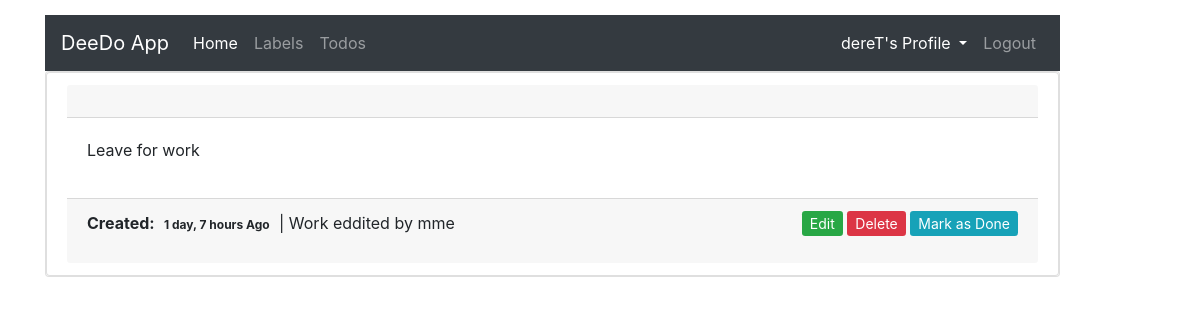
Page /todo/7 (signed in) on the earlier database version.
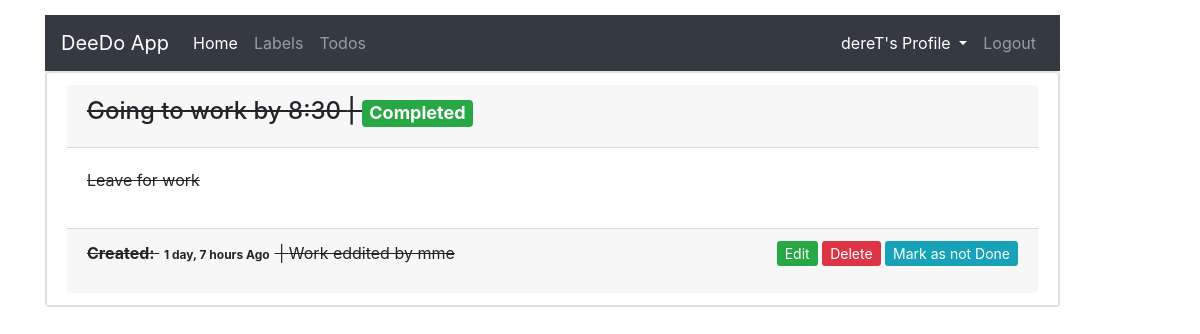
Same page on the later database version.
### todos/models.py (models this page shows, shortened)
class Todo(models.Model):
    title = models.CharField(max_length=100)
    description = models.TextField()
    label = models.ForeignKey(Label, on_delete=models.CASCADE)
    created_on = models.DateTimeField(auto_now_add=True)
    updated_on = models.DateTimeField(auto_now=True)
    status = models.BooleanField(default=False)
    owner = models.ForeignKey(User, on_delete=models.CASCADE, default=1)
    todo_priority = models.ForeignKey(TodoLevel, on_delete=models.CASCADE, default=1)

class Label(models.Model):
    title = models.CharField(max_length=100)
    created_on = models.DateTimeField(auto_now_add=True)
    updated_on = models.DateTimeField(auto_now=True)
    status = models.BooleanField(default=1)
    owner = models.ForeignKey(User, on_delete=models.CASCADE, default=1)
    def __str__(self):
        return self.title

### todos/views.py (the view)
# urls.py: path('todo/<int:pk>', TodoDetail.as_view(), name="todos-detail"),
class TodoDetail(LoginRequiredMixin,DetailView):
    model = Todo
    def get_queryset(self):
        return Todo.objects.filter(owner=self.request.user)

### templates/todos/todo_detail.html (shortened to what this page needs)
{% extends 'base.html' %}
{% block contents %}
  {% if object %}
    <ul class="list-group card">
        <li class="list-group-item">
            <div class="card-header">
                  <h4>
                    {% if object.status %}
                     <strike>{{object.title}}</srike> | <span class="badge badge-success">Completed</span>
                    {% endif %}
                </h4>
            </div>
            <div class="col_md_2_list card-body">
                <p>{{object.description}}</p>
            </div>
            <div class="card-footer">
                <div class="cont_text_date">
                    <p>
                        <span>
                        <b>Created:</b>
                        <span class="badge badge-default">{{object.created_on|timesince}} Ago</span>  |
                        {{object.label}}
                        </span>
                        <span class="float-right">
                            <a href="{% url 'todos-update' object.pk %}" class="btn-success btn-sm">Edit</a>
                            <a href="{% url 'todos-delete' object.pk %}" class="btn-danger btn-sm">Delete</a>
                             {% if object.status %}
                                <a href="{% url 'todos-is-completed' object.pk 0 %}" class="btn-info btn-sm">Mark as not Done</a>
                            {% else %}
                                 <a href="{% url 'todos-is-completed' object.pk 1 %}" class="btn-info btn-sm">Mark as  Done</a>
                            {% endif %}
                        </span>
                    </p>
                </div>
            </div>
        </li>
    </ul>
{% else %}
    <h5>
        No <b>Todolist</b> Added Yet....
        <a href="{% url 'todos-create-label' %}"> Click me to Add </a>
        New Label to get Started
    </h5>
{% endif %}
{% endblock contents %}

Differences in the rows shown:
changed Todo "Leave for work": status False → True (drawn); title (not shown) → "Going to work by 8:30"
Other differences:
text no longer shown: "Mark as Done"
text now shown: "| Completed Mark as not Done"
